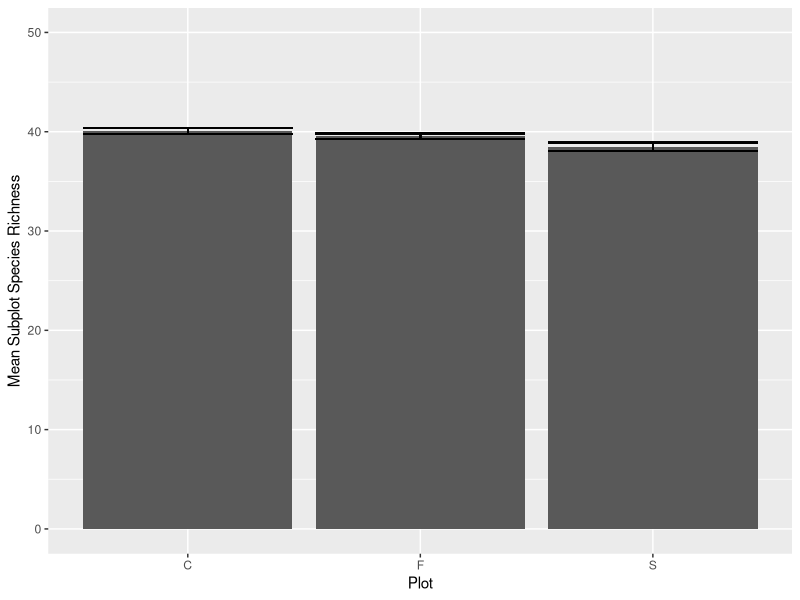
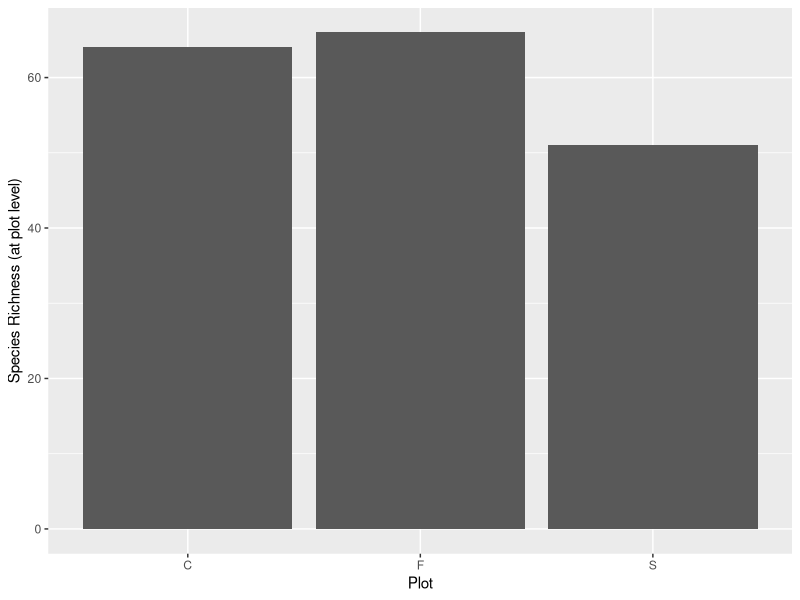
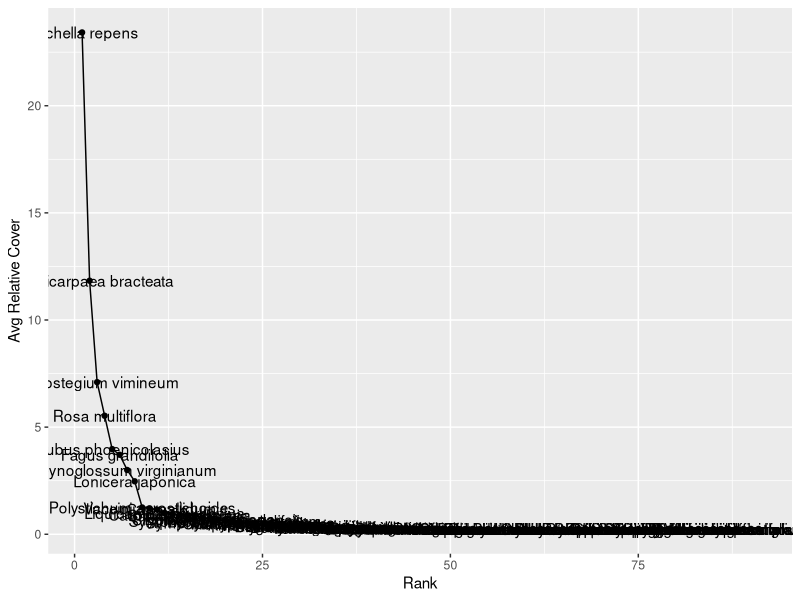

Recreate these plots in R, in order. (Note: this script raises an error after producing the figures.)
# R markdown 8.2 つ ◕_◕༽つ

#load lib
library(tidyverse)

#load df
df <- read.csv("TEMPEST_SERC_understory sppcomp_2021.csv", header = T)

#set a theme
theme_minimal()

#Get list of unique in species

unique(df$species)

#Get rid of rows that have non plant entries

dfplants <- df %>% filter(!str_detect(species,c("infrastructure")))  %>% filter(!str_detect(species,c("bare"))) %>% filter(!str_detect(species,c("basal"))) %>% 
  filter(!str_detect(subplot,c("additional")))

# Create df: A species list that contains a column of all plant species found within the experiment 
# (no repeats and be sure to remove non-plants!).

SpeciesList <- as.data.frame(unique(dfplants$species)) %>% rename("species" = "unique(dfplants$species)")

#create another df Just the treatment information (not species), a new column for replicate that pastes together 
#the plot and subplot columns (be sure to specify a separator), and a column that verbalized what each plot will be 
#(C=control, F=freshwater inundation, S=saltwater inundation). Also get rid of junk columns for less visual clutter

treatmentinfo <- dfplants %>% mutate(replicate = paste(plot, subplot, sep = "")) %>% 
  mutate(plottype = ifelse(plot %in% "C", "Control", plot)) %>% 
  mutate(plottype = ifelse(plot %in% "F", "Freshwater inundation", plottype)) %>%
  mutate(plottype = ifelse(plot %in% "S", "Saltwater inundation", plottype)) %>% 
  select(-c("project_name":"season")) %>% select(-sampler,-notes, -species,-cover)

#Calculate the total herbaceous plant cover (remove non-plants) for each subplot in a new data frame, removing any "additional" species. 
#The join that data frame back onto the original cover data. Calculate the relative cover for each species as 100*(species cover/total cover).

totalHERBcover <- dfplants %>% group_by(subplot) %>% mutate(totalcover = sum(cover)) %>% ungroup()

Speciesrelativecover <- totalHERBcover %>% group_by(species) %>% mutate(relativecover = (100 * (cover/totalcover))) %>% ungroup()

#calculate plant species richness (the total number of plant species) for each subplot.

subplotsprich <- dfplants %>% group_by(subplot) %>% mutate(subplotrichness = n_distinct(species)) %>% ungroup()

plotrichness <- subplotsprich %>% group_by(plot) %>% mutate(plotrichness = n_distinct(species)) %>% ungroup()

# make funtion to calc St err bc lazy lol

std.error <- function(x) sd(x)/sqrt(length(x))

#calc mean sp rich @ plot level

MeanSpRichandStdErr <- plotrichness %>%  group_by(plot) %>% mutate(meanspeciesrichness = mean(subplotrichness)) %>% 
  mutate(speciesrichnessSTDERR = std.error(subplotrichness)) %>% ungroup()

# In another dataframe, calculate plant species richness at the plot level (including the additional species not found in the subplot data).

PlantSpeciesRichOnly <- MeanSpRichandStdErr %>% group_by(plot) %>% summarise(speciesrich = n_distinct(species)) %>% ungroup()

#Bar graph of richness per plot (plot on x-axis) showing the mean and standard error across subplots.

ggplot(MeanSpRichandStdErr, aes(x = plot, y = meanspeciesrichness), fill = as.factor(plot)) +
  geom_bar(stat = "identity") +
  geom_errorbar(aes(ymin = meanspeciesrichness - speciesrichnessSTDERR, 
                    ymax = meanspeciesrichness + speciesrichnessSTDERR)) + ylim(0, 50) + xlab("Plot") + ylab("Mean Subplot Species Richness")

#Another bar graph showing the richness at the plot level (plot on x-axis).  
ggplot(PlantSpeciesRichOnly, aes(x = plot, y = speciesrich)) +
  geom_bar(stat = "identity") + xlab("Plot") + ylab("Species Richness (at plot level)")



#Calculate the average relative cover for each species across all subplots within each plot. Then calculate the average relative cover for each species across all plots. 
#In the end you should have a data frame with two columns: species and average relative cover.

species_cover <- dfplants %>%
  group_by(plot, species) %>%
  summarise(avg_rel_cover = mean(cover))

# Calculate the average relative cover for each species across all plots

species_cover_all <- species_cover %>%
  group_by(species) %>%
  summarise(avg_rel_cover = mean(avg_rel_cover))

#Sort the data frame you created from highest to lowest relative cover. Hint: use code to do this otherwise it won't stick! 
#Look into the arrange() function if you're unsure.

?arrange

Sp_cov_ranked <- species_cover_all %>% arrange(desc(avg_rel_cover))

#Create a new column in your data frame that gives each species a rank (number from 1 to X) based on their abundance where 1=most abundant.

Sp_cov_ranked <- Sp_cov_ranked %>% mutate(number = 1:91)

#ake a figure with points connected by lines of the rank on the x-axis and the relative cover on the y-axis. 
#Use geom_text to label your points with the species names and be sure to give your axes intelligible labels.

ggplot(Sp_cov_ranked, aes(x = number, y = avg_rel_cover)) +
  geom_point() +
  geom_line() +
  geom_text(aes(label = species)) +
  xlab("Rank") +
  ylab("Avg Relative Cover")


#Calculate the mean and standard error for each species relative cover by plot. Make a bar graph of these means and 
#standard errors, with plot on the x-axis and faceted by species, for the following species: 
#Berberis thunbergii, Botrychium dissectum, Carex sp, Elaeagnus umbellata, Epifagus virginiana, 
#Gallium circaezans, Ilex opaca, Lindera benzoin, Lonicera japonica, Mitchella repens, Parthenocissus 
#quinquefolia, Polygonum virginianum, Rhus radicans, Rubus phoenicolasius, Sceptridium biternatum, 
#Symphotrichium lateriflorum. Be sure to allow y-axis scale to vary in your facet statement.

species_cover_plot_mean_se <- dfplants %>%
  group_by(plot, species) %>%
  mutate(avg_rel_cover = mean(cover)) %>% mutate(stderror = std.error(cover)) %>% ungroup()


#make subest idk

subsetneeded <- species_cover_plot_mean_se %>% filter(str_detect(species,c("Berberis thunbergii", "Botrychium dissectum", "Carex sp", "Elaeagnus umbellata", "Epifagus virginiana", 
"Gallium circaezans", "Ilex opaca", "Lindera benzoin", "Lonicera japonica", "Mitchella repens", "Parthenocissus 
quinquefolia", "Polygonum virginianum", "Rhus radicans", "Rubus phoenicolasius", "Sceptridium biternatum", 
"Symphotrichium lateriflorum")))

ggplot(subsetneeded, aes(x = plot, y = avg_rel_cover), fill = as.factor(plot)) +
  geom_bar(stat = "identity") +
  geom_errorbar(aes(ymin = avg_rel_cover - stderror, 
                    ymax = avg_rel_cover + stderror)) +
  facet_wrap(~species, scales = "free")
